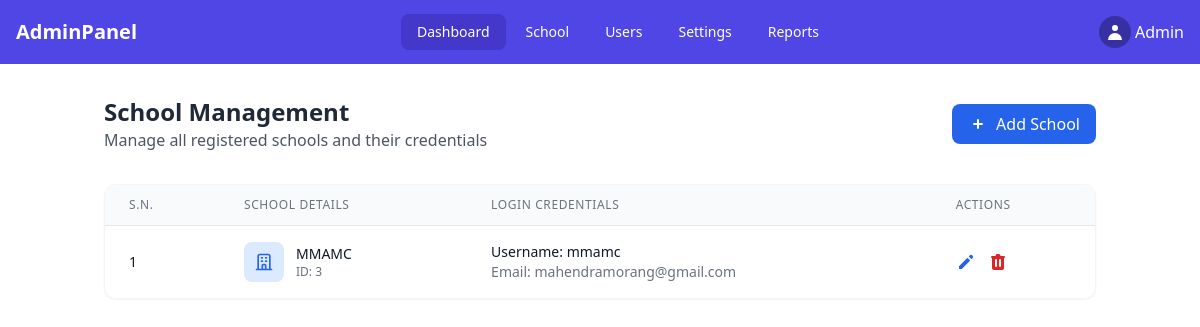
/school/list/, run on an earlier commit of the app's database.
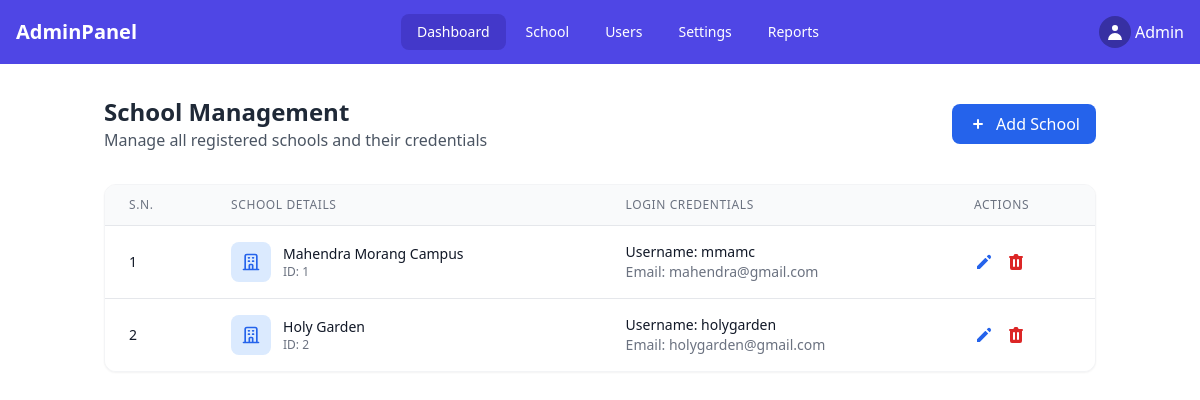
And on a later commit of the database.
### users/models.py (models this page shows, shortened)
class School(models.Model):
    name = models.CharField(max_length=100, unique=True)
    created_at = models.DateTimeField(auto_now_add=True)

class CustomUser(AbstractUser):
    school = models.ForeignKey(School, on_delete=models.CASCADE, null=True, blank=True)
    is_school_admin = models.BooleanField(default=False)
    is_teacher = models.BooleanField(default=False)
    is_student = models.BooleanField(default=False)

### superadmin/views.py (the view)
# urls.py: path('school/list/', school_list, name='school_list'),
def school_list(request):
    schools = School.objects.prefetch_related(
        Prefetch(
            'customuser_set',
            queryset=CustomUser.objects.filter(is_school_admin=True),
            to_attr='admin_users'
        )
    ).all()
    context = {
        'schools': schools,
    }
    return render(request, 'superadmin/school_list.html', context)

### superadmin/templates/superadmin/school_list.html (shortened to what this page needs)
{% extends "superadmin/base.html" %}
{% block content %}
<div class="container mx-auto px-4 py-8">
  <div class="flex justify-between items-center mb-8">
    <div>
      <h1 class="text-2xl font-bold text-gray-800">School Management</h1>
      <p class="text-gray-600">Manage all registered schools and their credentials</p>
    </div>
    <button onclick="toggleAddSchoolForm()"
            class="flex items-center gap-2 bg-blue-600 hover:bg-blue-700 text-white px-4 py-2 rounded-lg transition">
      <svg xmlns="http://www.w3.org/2000/svg" class="h-5 w-5" viewBox="0 0 20 20" fill="currentColor">
        <path fill-rule="evenodd" d="M10 5a1 1 0 011 1v3h3a1 1 0 110 2h-3v3a1 1 0 11-2 0v-3H6a1 1 0 110-2h3V6a1 1 0 011-1z" clip-rule="evenodd" />
      </svg>
      Add School
    </button>
  </div>
  <div class="bg-white rounded-xl shadow-sm overflow-hidden border border-gray-100">
    <div class="overflow-x-auto">
      <table class="min-w-full divide-y divide-gray-200">
        <thead class="bg-gray-50">
          <tr>
            <th class="px-6 py-3 text-left text-xs font-medium text-gray-500 uppercase tracking-wider">S.N.</th>
            <th class="px-6 py-3 text-left text-xs font-medium text-gray-500 uppercase tracking-wider">School Details</th>
            <th class="px-6 py-3 text-left text-xs font-medium text-gray-500 uppercase tracking-wider">Login Credentials</th>
            <th class="px-6 py-3 text-left text-xs font-medium text-gray-500 uppercase tracking-wider">Actions</th>
          </tr>
        </thead>
        <tbody class="bg-white divide-y divide-gray-200">
          {% for school in schools %}
          <tr class="hover:bg-gray-50 transition">
            <td class="px-6 py-4 whitespace-nowrap text-sm font-medium text-gray-900">{{ forloop.counter }}</td>
            <td class="px-6 py-4">
              <div class="flex items-center gap-3">
                <div class="h-10 w-10 rounded-lg bg-blue-100 flex items-center justify-center">
                </div>
                <div>
                  <p class="text-sm font-medium text-gray-900">{{ school.name }}</p>
                  <p class="text-xs text-gray-500">ID: {{ school.id }}</p>
                </div>
              </div>
            </td>
            <td class="px-6 py-4">
              <div>
                {% if school.admin_users %}
                <p class="text-sm text-gray-900"><span class="font-medium">Username:</span>  {{ school.admin_users.0.username }}</p>
                <p class="text-sm text-gray-500"><span class="font-medium">Email:</span> {{ school.admin_users.0.email }}</p>
                {% else %}
                <p class="text-sm text-red-500">No admin assigned</p>
                {% endif %}
              </div>
            </td>
            <td class="px-6 py-4 whitespace-nowrap">
              <div class="flex gap-3">
                <button onclick="showEditModal('{{ school.id }}', '{{ school.name }}', '{{ school.user.email }}', '{{ school.user.username }}')"
                        class="text-blue-600 hover:text-blue-800 transition">
                  <svg xmlns="http://www.w3.org/2000/svg" class="h-5 w-5" viewBox="0 0 20 20" fill="currentColor">
                    <path d="M13.586 3.586a2 2 0 112.828 2.828l-.793.793-2.828-2.828.793-.793zM11.379 5.793L3 14.172V17h2.828l8.38-8.379-2.83-2.828z" />
                  </svg>
                </button>
                <button onclick="showDeleteModal('{{ school.id }}')"
                        class="text-red-600 hover:text-red-800 transition">
                </button>
              </div>
            </td>
          </tr>
          {% endfor %}
        </tbody>
      </table>
    </div>
  </div>
</div>
{% endblock %}

What changed in the data, as far as the page shows it:
removed School: name "MMAMC", id "3", admin_users.0.username "mmamc", admin_users.0.email "mahendramorang@gmail.com"
added School: name "Mahendra Morang Campus", id "1", admin_users.0.username "mmamc", admin_users.0.email "mahendra@gmail.com"
added School: name "Holy Garden", id "2", admin_users.0.username "holygarden", admin_users.0.email "holygarden@gmail.com"
